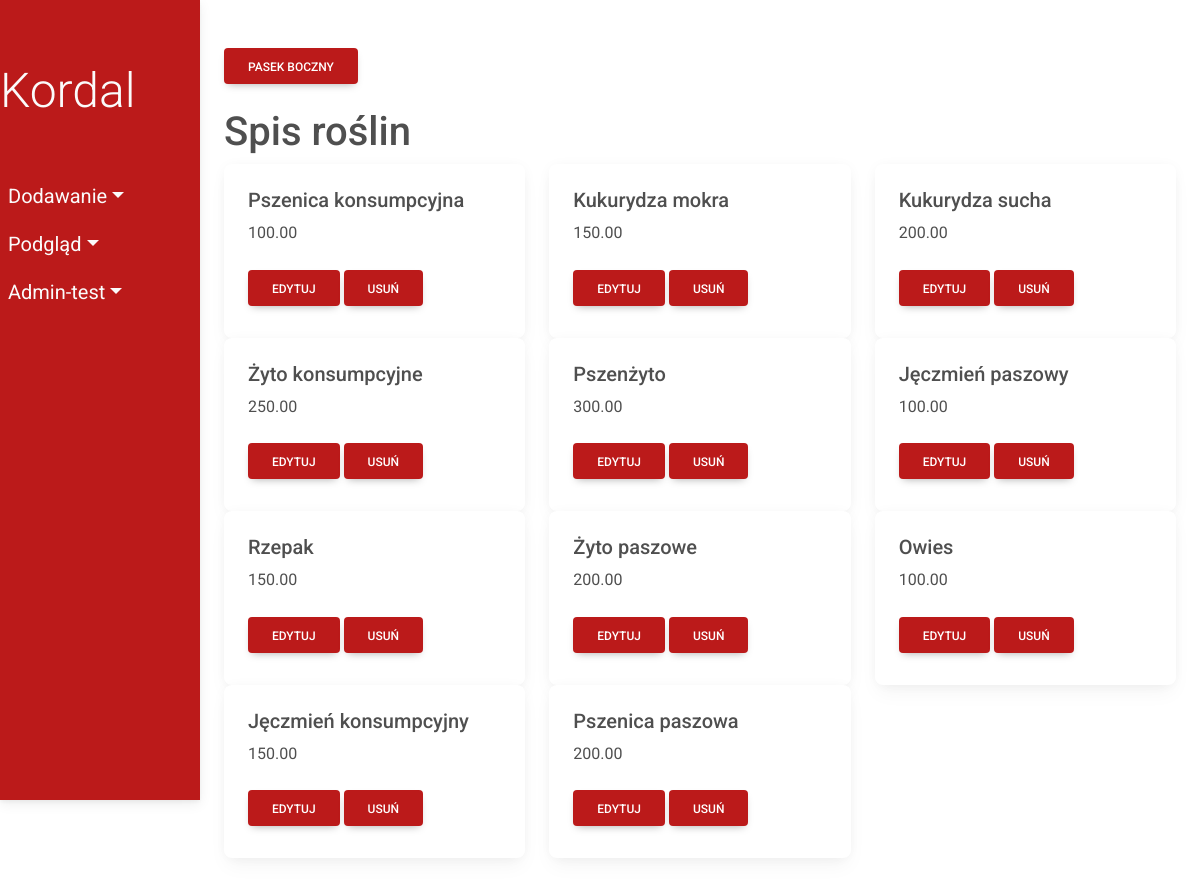
The page /plants/ on the database its author committed.
### fields/models.py (models this page shows, shortened)
class Plant(models.Model):
    plant_name = models.CharField(max_length=50)
    seed_price = models.DecimalField(max_digits=10, decimal_places=2)
    class Meta:
        db_table = 'Plant'

### fields/views/viewsPlant.py (the view)
# urls.py: path('plants/', viewsPlant.show_plants,
def show_plants(request):
    plants = Plant.objects.all()
    return render(request, 'fields/show/plant.html', {'plants': plants})

### fields/templates/fields/show/plant.html
{% extends 'fields/index.html' %}
      {% block content %}
      <h1>Spis roślin</h1>
      <div class="row">
        {% for plant in plants %}
        <div class="col-sm-4">
          <div class="card">
            <div class="card-body">
              <h5 class="card-title">{{ plant.plant_name}}</h5>
              <p class="card-text">{{ plant.seed_price}}</p>
              <a href="update/{{plant.id}}" class="btn my-2 menu-btn">Edytuj</a>
              <a href="delete/{{plant.id}}" class="btn my-2 menu-btn">Usuń</a>
            </div>
          </div>
        </div>
        {% endfor %}
      </div>
    {% endblock %}

### fields/static/css/style.css (style rules this page uses)
* { margin: 0; padding: 0; box-sizing: border-box; }
:root { --nav-bg: #bb1a1a; --dropdown-bg: #cc2b2b }
body { min-height: 100vh; background-color: #fff; }
.menu-btn { background-color: var(--nav-bg); color:#fff }

### rows shown on the page
Plant: plant_name "Pszenica konsumpcyjna", seed_price "100.00"
Plant: plant_name "Kukurydza mokra", seed_price "150.00"
Plant: plant_name "Kukurydza sucha", seed_price "200.00"
Plant: plant_name "Żyto konsumpcyjne", seed_price "250.00"
Plant: plant_name "Pszenżyto", seed_price "300.00"
Plant: plant_name "Jęczmień paszowy", seed_price "100.00"
Plant: plant_name "Rzepak", seed_price "150.00"
Plant: plant_name "Żyto paszowe", seed_price "200.00"
Plant: plant_name "Owies", seed_price "100.00"
Plant: plant_name "Jęczmień konsumpcyjny", seed_price "150.00"
Plant: plant_name "Pszenica paszowa", seed_price "200.00"
